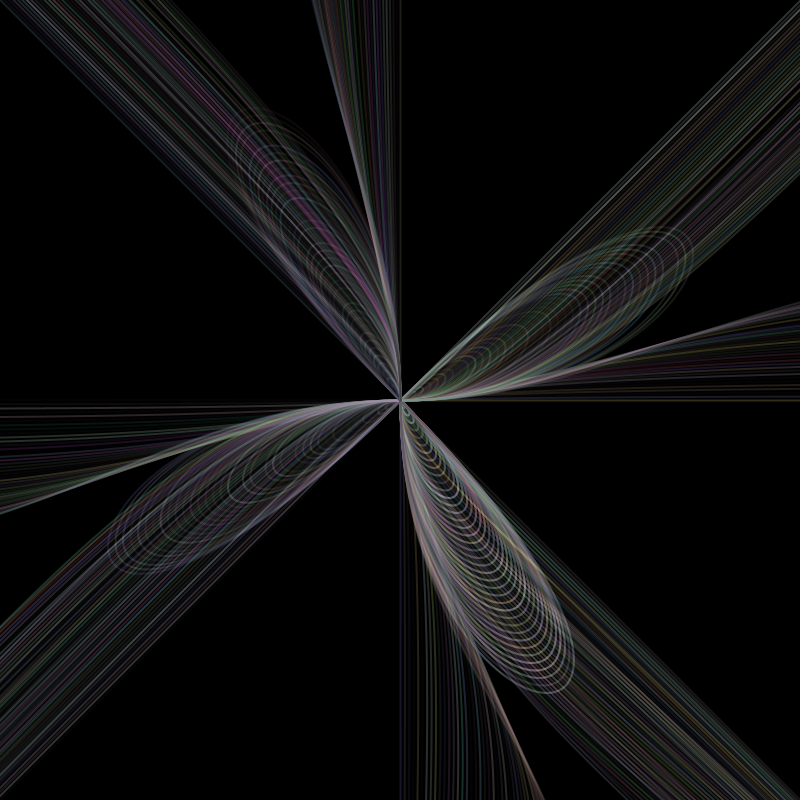
Frame 1 (no input)
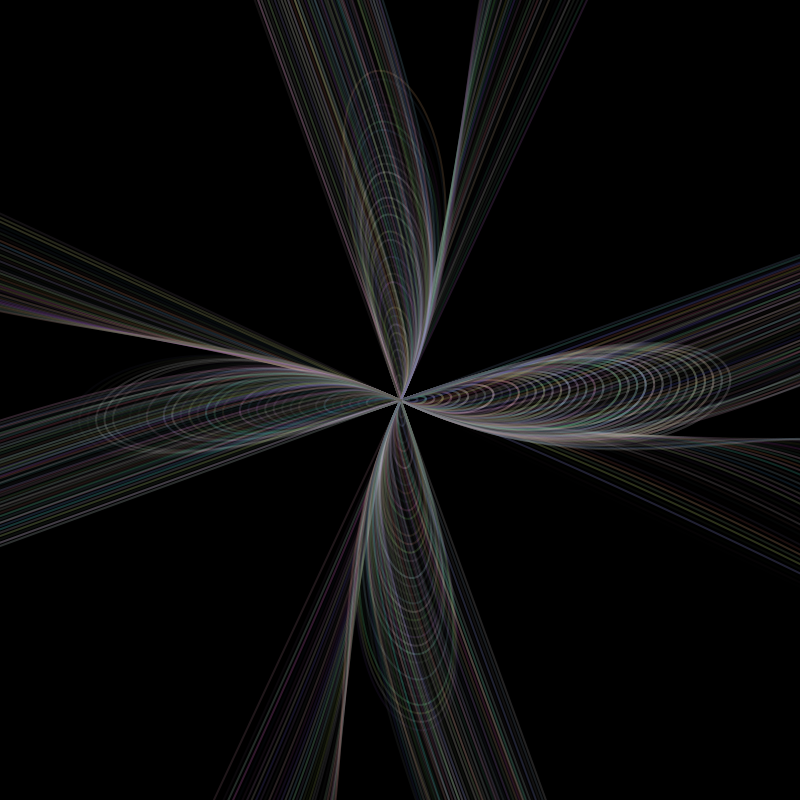
Frame 60 (the mouse pressed at the canvas centre just before this capture)
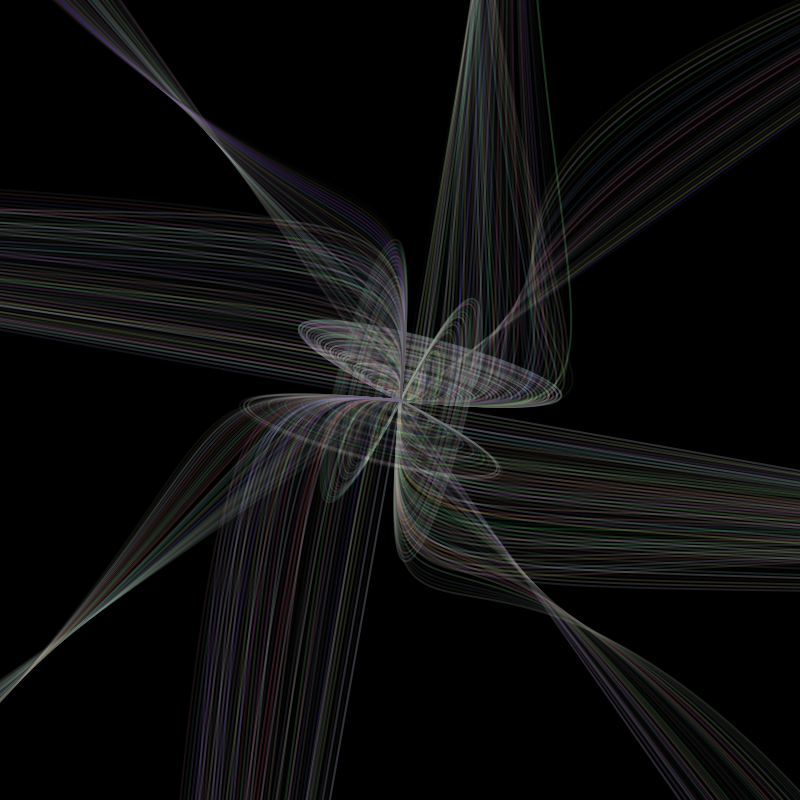
Frame 120 (the mouse held since frame 60 and released just before this capture)

The Processing sketch that drew these frames (run headless with seeded random() and noise(); from frame 60 on, the mouse is pressed at the canvas centre):

// Processing sketch: processing_140386
// ── processing_140386.pde

// Trabalho feito por Daniel Ussler, para o curso de Arquitetura e Urbanismo, discuplina de Computação I, em Fev/2014


// Este trabalho está licenciado sob uma Licença Creative Commons Atribuição-CompartilhaIgual 4.0 Internacional. Para ver uma cópia desta licença, visite http://creativecommons.org/licenses/by-sa/4.0/deed.pt_BR.

/*
Ray of Light" by Daniel Ussler, licensed under Creative Commons Attribution-Share Alike 3.0 and GNU GPL license. Work: http://openprocessing.org/visuals/?visualID= 134597
 License:
 http://creativecommons.org/licenses/by-sa/3.0/
 http://creativecommons.org/licenses/GPL/2.0/
 */


int x[] = {
  0, 10, 20, 30
};
int y[] = {
  0, 10, 20, 30
};


void setup() {
  size(800, 800);
  colorMode(HSB); 
  background(0);
  frameRate(12);
}

float angle;
boolean clicked = true;


void mousePressed() {
  clicked = !clicked;

  if (clicked)
    noLoop();
  else
    loop();
}

void laco(int x, int y) {


  for (int i = 0; i < width/2; i += 10) {  

    noFill();
    stroke(random(255), random(155), random(255), 50);
    strokeWeight(2);
    bezier(0, 0, sin(mouseX)*i, i, i, cos(mouseY)*i, x, y);
  }
}

void draw() {

  background(0);

  pushMatrix();

  translate(height/2, width/2);

  rotate(radians(angle));
  angle+=5;

  for (int i=0;i<450;i+=90) {

    laco(0, 0);
    laco(x[0]*i, y[1]*i);
    laco(x[2]*i, y[2]*i);
    laco(x[3]*i, y[3]*i);
    rotate(radians(i));
  }
  popMatrix();
}
